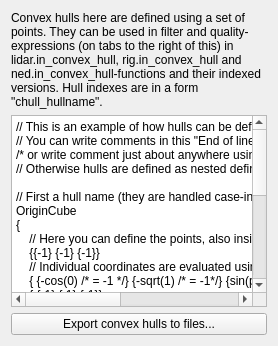
                 <widget class="QWidget" name="tab_Lidar_Script_ConvexHulls">
                  <property name="autoFillBackground">
                   <bool>true</bool>
                  </property>
                  <attribute name="title">
                   <string>Convex hulls</string>
                  </attribute>
                  <layout class="QVBoxLayout" name="verticalLayout_34">
                   <item>
                    <widget class="QLabel" name="label_Lidar_Script_ConvexHulls">
                     <property name="text">
                      <string>&lt;html&gt;&lt;head/&gt;&lt;body&gt;&lt;p&gt;Convex hulls here are defined using a set of points. They can be used in filter and quality-expressions (on tabs to the right of this) in lidar.in_convex_hull, rig.in_convex_hull and ned.in_convex_hull-functions and their indexed versions. Hull indexes are in a form &amp;quot;chull_hullname&amp;quot;.&lt;/p&gt;&lt;/body&gt;&lt;/html&gt;</string>
                     </property>
                     <property name="wordWrap">
                      <bool>true</bool>
                     </property>
                    </widget>
                   </item>
                   <item>
                    <widget class="QPlainTextEdit" name="plainTextEdit_Lidar_Script_ConvexHulls">
                     <property name="toolTip">
                      <string>Press shift-F1 for help</string>
                     </property>
                     <property name="whatsThis">
                      <string>&lt;html&gt;&lt;head/&gt;&lt;body&gt;&lt;p&gt;These operations are matrix translations/transforms generated using several commands. All operations are &amp;quot;chained&amp;quot; using matrix multiplication.&lt;/p&gt;&lt;p&gt;Each operation must end in &amp;quot;;&amp;quot;-character. Comments can be added using &amp;quot;//&amp;quot;-characters (rest of the line is interpreted as comment). Commands and arguments are case-insensitive.&lt;/p&gt;&lt;p&gt;Available commands: &lt;/p&gt;
&lt;ul&gt;
	&lt;li&gt;rotate &amp;lt;axis&amp;gt; &amp;lt;amount&amp;gt;  &amp;lt;unit&amp;gt;
	&lt;br&gt;Where: 
	&lt;ul&gt;
		&lt;li&gt;axis = 
		&lt;ul&gt;
			&lt;li&gt;&quot;n&quot;, &quot;x&quot; or &quot;roll&quot;: Rotate around N (roll/forward)-axis, positive values roll to the right&lt;/li&gt;
			&lt;li&gt;&quot;e&quot;, &quot;y&quot; or &quot;pitch&quot;: Rotate around Y (pitch/sideways(to the right))-axis, positive values turning the nose up&lt;/li&gt;
			&lt;li&gt;&quot;d&quot;, &quot;z&quot;, &quot;yaw&quot; or &quot;heading&quot;: Rotate around Z (yaw/down)-axis, positive values turning to clockwise direction in world-space&lt;/li&gt;
		&lt;/ul&gt;
		&lt;/li&gt;
		&lt;li&gt;amount = amount of rotation. Direction of rotation is defined by right-hand rule (directions explained above) &lt;/li&gt;
		&lt;li&gt;unit = 
		&lt;ul&gt;
			&lt;li&gt;&quot;rad&quot;: amount of rotation expressed as radians (0...2*pi for full round)&lt;/li&gt;
			&lt;li&gt;&quot;deg&quot;: amount of rotation expressed as degrees&lt;/li&gt;
		&lt;/ul&gt;
		&lt;/li&gt;
	&lt;/ul&gt;
	&lt;/li&gt;

	&lt;li&gt;translate &amp;lt;x&amp;gt; &amp;lt;y&amp;gt;  &amp;lt;z&amp;gt;
	&lt;br&gt;Where:
	&lt;ul&gt;
		&lt;li&gt;x, y and z = translation in different axes (initially XYZ corresponds to NED)&lt;/li&gt;
	&lt;/ul&gt;
	&lt;/li&gt;

	&lt;li&gt;multiply &amp;lt;m(1,1)&amp;gt; &amp;lt;m(1,2)&amp;gt; &amp;lt;m(1,3)&amp;gt; &amp;lt;m(1,4)&amp;gt; &amp;lt;m(2,1)&amp;gt; &amp;lt;m(2,2)&amp;gt; &amp;lt;m(2,3)&amp;gt; &amp;lt;m(2,4)&amp;gt; &amp;lt;m(3,1)&amp;gt; &amp;lt;m(3,2)&amp;gt; &amp;lt;m(3,3)&amp;gt; &amp;lt;m(3,4)&amp;gt;
	&lt;br&gt;Where: 
	&lt;ul&gt;
		&lt;li&gt;m(x,y): Value in matrix (x = row, y = column). Last row can not be defined as only affine transforms are supported.&lt;/li&gt;
	&lt;/ul&gt;
	&lt;/li&gt;
&lt;/ul&gt;

&lt;p&gt;
Example:&lt;br&gt;
// Division between &quot;before and after rotation&quot; here is done &quot;in&quot; mounting point (center) of the lidar unit.&lt;br&gt;
// Calibration for &quot;up/down&quot;-tilt (when lidar is lying on a NE-plane) of the laser beam:&lt;br&gt;
rotate pitch 0 deg; // Should not be needed if lidar is a quality unit&lt;br&gt;
// Up/down shift of the measurement &quot;core&quot;'s measurement thingies (rotating part with laser and receiver):&lt;br&gt;
translate 0 0 -0.031; // Value 31 mm is from RPLidar A3M1's spec (drawing)
&lt;/p&gt;
&lt;p&gt;
These operations are calculated only once when starting operations so calculating doesn't affect overall performance noticeably.
&lt;/p&gt;

&lt;/body&gt;&lt;/html&gt;</string>
                     </property>
                     <property name="lineWrapMode">
                      <enum>QPlainTextEdit::NoWrap</enum>
                     </property>
                     <property name="plainText">
                      <string>// This is an example of how hulls can be defined.
// You can write comments in this &quot;End of line&quot;-style
/* or write comment just about anywhere using this syntax /* But comments can't be nested */
// Otherwise hulls are defined as nested definitions inside &quot;{&quot; and &quot;}&quot;-characters:

// First a hull name (they are handled case-insensitive):
OriginCube
{
    // Here you can define the points, also inside nested curly braces:
    {{-1} {-1} {-1}}
    // Individual coordinates are evaluated using TinyExpr++ (with standard constants  and functions):
    { {-cos(0) /* = -1 */} {-sqrt(1) /* = -1*/} {sin(pi/2) /* = 1 */ } }
    { {-1} { 1} {-1}}
    { {-1} { 1} { 1}}

    { { 1} {-1} {-1}}
    { { 1} {-1} { 1}}
    { { 1} { 1} {-1}}
    { { 1} { 1} { 1}}
}
// You can add any number of hulls here using the syntax above.



</string>
                     </property>
                    </widget>
                   </item>
                   <item>
                    <widget class="QPushButton" name="pushButton_Lidar_PointCloud_ConvexHulls_Export_2">
                     <property name="text">
                      <string>Export convex hulls to files...</string>
                     </property>
                    </widget>
                   </item>
                  </layout>
                 </widget>
